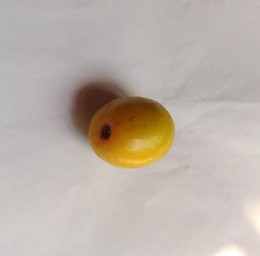
#> input picture data/raw/azufaifa_fresca/azufaifa_fresca_0015.jpg, 260 x 256 px; its folder holds 3 pictures in this run
$ python entrenar_deteccion.py
#> lines starting #> are read from the running program, lines starting #| are printed output that depends on the picture
### src/preprocessing.py
"""Preprocesamiento de imagenes y extraccion de caracteristicas.

Cada imagen se convierte en un vector numerico que el SVM puede usar:
  1. Se corrige la orientacion (EXIF), se recorta al cuadrado central y se reduce a 128 x 128.
  2. Color: histogramas normalizados de los canales H, S y V (32 valores).
  3. Textura: histograma LBP uniforme (10 valores); capta manchas y moho de la cascara.
  4. Forma: descriptor HOG (Histograma de Gradientes Orientados) en escala de grises (1.764 valores).

El mismo codigo se usa en el notebook de entrenamiento y en la aplicacion, asi el modelo
recibe siempre las caracteristicas calculadas de la misma forma.
"""
from pathlib import Path

import numpy as np
from PIL import Image, ImageOps
from skimage.feature import hog, local_binary_pattern

TAMANO = 128                      # lado de la imagen cuadrada (pixeles)
BINS_H, BINS_S, BINS_V = 16, 8, 8  # barras de los histogramas de color
LBP_PUNTOS, LBP_RADIO = 8, 1       # textura: 8 vecinos a 1 pixel de distancia (10 barras)
HOG_ORIENTACIONES = 9
HOG_PIXELES_CELDA = (16, 16)
HOG_CELDAS_BLOQUE = (2, 2)
EXTENSIONES = {".jpg", ".jpeg", ".png", ".bmp", ".webp"}


def cargar_imagen(origen):
    """Abre una imagen desde una ruta, un archivo en memoria o un objeto PIL y la devuelve en RGB."""
    try:
        imagen = origen if isinstance(origen, Image.Image) else Image.open(origen)
#> imagen is the input picture: PIL image 260x256 RGB; mean R, G, B 188.3, 178.2, 169.3
        imagen = ImageOps.exif_transpose(imagen)
        return imagen.convert("RGB")
    except Exception as error:  # archivo corrupto o formato no soportado
        raise ValueError("el archivo no es una imagen válida o está dañado.") from error


def normalizar_imagen(imagen, tamano=TAMANO):
    """Recorta el cuadrado central y lo reduce a tamano x tamano."""
#> called with tamano = 128
    ancho, alto = imagen.size
#> ancho = 260; alto = 256
    lado = min(ancho, alto)
#> lado = 256
    izquierda, arriba = (ancho - lado) // 2, (alto - lado) // 2
#> izquierda = 2; arriba = 0
    cuadrada = imagen.crop((izquierda, arriba, izquierda + lado, arriba + lado))
    return cuadrada.resize((tamano, tamano), Image.Resampling.BILINEAR)


# [43 lines left out: functions caracteristicas_color, caracteristicas_forma, caracteristicas_textura, extraer_caracteristicas, nombres_caracteristicas, not called in this run]


def listar_imagenes(carpeta_raw):
    """Devuelve [(ruta, clase)] leyendo data/raw/<clase>/<imagen>."""
    carpeta_raw = Path(carpeta_raw)
    registros = []
    for carpeta_clase in sorted(p for p in carpeta_raw.iterdir() if p.is_dir()):
        for ruta in sorted(carpeta_clase.iterdir()):
            if ruta.suffix.lower() in EXTENSIONES:
                registros.append((ruta, carpeta_clase.name))
    return registros

### src/entrenar_deteccion.py
"""Entrena models/modelo_deteccion.pkl: el mismo SVM del proyecto, pero aprendido con RECORTES.

Por que hace falta: models/modelo.pkl se entreno con fotos completas, donde la fruta casi siempre
llena el cuadro. Al detectar varias frutas en una foto, la app recorta cada una con
src/detectar.py y el recorte se ve distinto (otro encuadre, fondo plano en los bordes, vecinas
borradas). Un modelo entrenado con fotos completas pierde mucha precision con esos recortes.
Aqui el SVM aprende con los mismos recortes que va a ver en uso.

Se usa la MISMA division entrenamiento/prueba del notebook (grupos de casi duplicados por dHash,
semilla 42): ningun recorte de prueba viene de una foto vista al entrenar.

Uso (desde la raiz del repositorio):
    python -m src.entrenar_deteccion              # hiperparametros de models/metadata.json
    python -m src.entrenar_deteccion --buscar     # ademas busca C y gamma con validacion cruzada
"""
import argparse
import hashlib
import json
import time
from datetime import datetime
from pathlib import Path

import joblib
import numpy as np
import sklearn
from PIL import ImageOps
from sklearn.metrics import accuracy_score, f1_score, precision_score, recall_score
from sklearn.model_selection import GridSearchCV, StratifiedGroupKFold
from sklearn.pipeline import Pipeline
from sklearn.preprocessing import StandardScaler
from sklearn.svm import SVC

from src.detectar import RUTA_MODELO_DETECCION, extraer_recortes
from src.predict import RAIZ, cargar_modelo, interpretar_clase
from src.preprocessing import (cargar_imagen, extraer_caracteristicas, listar_imagenes,
                               normalizar_imagen)

SEMILLA = 42
MIN_AREA_RECORTE = 0.04      # un recorte debe cubrir al menos 4 % de la foto (descarta ruido y fragmentos)
MAX_RECORTES_FOTO = 4        # de una foto con muchas frutas iguales se usan las 4 mas grandes
RUTA_MODELO_DET = RUTA_MODELO_DETECCION
RUTA_META_DET = RAIZ / "models" / "metadata_deteccion.json"


def dividir_como_el_notebook(registros):
    """Reproduce la division 80/20 del notebook. Devuelve (indices_train, indices_test, grupos)."""
    rutas = [r for r, _ in registros]
    clases = np.array([c for _, c in registros])
    hashes = [hashlib.md5(r.read_bytes()).hexdigest() for r in rutas]

    def dhash(ruta, lado=8):
        g = np.asarray(normalizar_imagen(cargar_imagen(ruta)).convert("L").resize((lado + 1, lado)),
                       dtype=np.int16)
        return (g[:, 1:] > g[:, :-1]).flatten()

    huellas = np.array([dhash(r) for r in rutas])
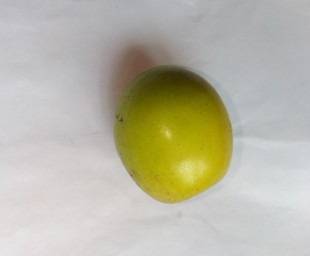
#> input picture data/raw/azufaifa_fresca/azufaifa_fresca_0018.jpg, 310 x 256 px
#> in cargar_imagen, imagen is the input picture: PIL image 310x256 RGB; mean R, G, B 185.3, 183, 165.2
#> call 2 of normalizar_imagen, with tamano = 128
#> in normalizar_imagen (call 2), `ancho, alto = imagen.size`: ancho = 310
#> in normalizar_imagen (call 2), `izquierda, arriba = (ancho - lado) // 2, (alto - lado) // 2`: izquierda = 27
#> in normalizar_imagen (call 2), `cuadrada = imagen.crop((izquierda, arriba, izquierda + lado, arriba + ..`:
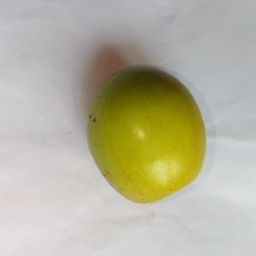
#> cuadrada: PIL image 256x256 RGB; mean R, G, B 181.9, 179, 157
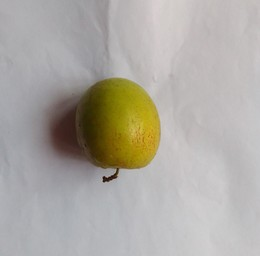
#> input picture data/raw/azufaifa_fresca/azufaifa_fresca_0025.jpg, 260 x 256 px
#> in cargar_imagen, imagen is the input picture: PIL image 260x256 RGB; mean R, G, B 173.5, 169.5, 162.4
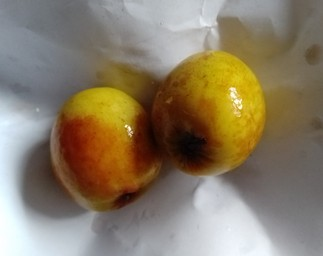
#> input picture data/raw/azufaifa_podrida/azufaifa_podrida_0000.jpg, 323 x 256 px
#> in cargar_imagen, imagen is the input picture: PIL image 323x256 RGB; mean R, G, B 138, 124.5, 102.1
#> call 4 of normalizar_imagen, with tamano = 128
#> in normalizar_imagen (call 4), `ancho, alto = imagen.size`: ancho = 323
#> in normalizar_imagen (call 4), `izquierda, arriba = (ancho - lado) // 2, (alto - lado) // 2`: izquierda = 33
#> in normalizar_imagen (call 4), `cuadrada = imagen.crop((izquierda, arriba, izquierda + lado, arriba + ..`:
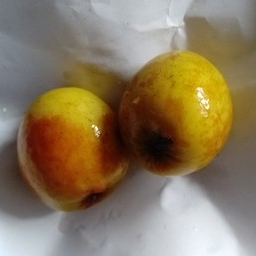
#> cuadrada: PIL image 256x256 RGB; mean R, G, B 137.9, 120.6, 92.9
    padre = list(range(len(rutas)))

    def raiz(i):
        while padre[i] != i:
            padre[i] = padre[padre[i]]
            i = padre[i]
        return i

    for clase in np.unique(clases):
        idx = np.where(clases == clase)[0]
        h = huellas[idx]
        d = (h[:, None, :] != h[None, :, :]).sum(axis=2)
        for a, b in zip(*np.where(np.triu(d <= 6, k=1))):
            padre[raiz(idx[a])] = raiz(idx[b])
#> this loop made 2 passes
#> d on passes 1 to 2: [[0, 23, 27], [23, 0, 26], [27, 26, 0]], [0]
#> after the loop, padre = [0, 1, 2, 3]
    grupos = np.array([f"g{raiz(i)}" for i in range(len(rutas))])

    vistos, conservar = set(), []
    for i, h in enumerate(hashes):
        if h not in vistos:
            conservar.append(i)
        vistos.add(h)
    conservar = np.array(conservar)
    division = StratifiedGroupKFold(n_splits=5, shuffle=True, random_state=SEMILLA)
#> (the run stopped early here; a loop or call above may not have finished)
